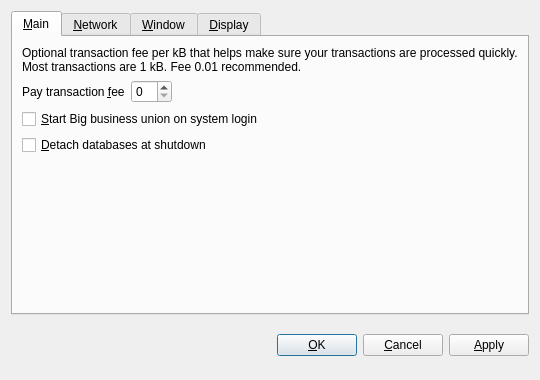
<?xml version="1.0" encoding="UTF-8"?>
<ui version="4.0">
 <class>OptionsDialog</class>
 <widget class="QDialog" name="OptionsDialog">
  <property name="geometry">
   <rect>
    <x>0</x>
    <y>0</y>
    <width>540</width>
    <height>380</height>
   </rect>
  </property>
  <property name="windowTitle">
   <string>Options</string>
  </property>
  <property name="modal">
   <bool>true</bool>
  </property>
  <layout class="QVBoxLayout" name="verticalLayout">
   <item>
    <widget class="QTabWidget" name="tabWidget">
     <property name="tabPosition">
      <enum>QTabWidget::North</enum>
     </property>
     <property name="currentIndex">
      <number>0</number>
     </property>
     <widget class="QWidget" name="tabMain">
      <attribute name="title">
       <string>&amp;Main</string>
      </attribute>
      <layout class="QVBoxLayout" name="verticalLayout_Main">
       <item>
        <widget class="QLabel" name="transactionFeeInfoLabel">
         <property name="text">
          <string>Optional transaction fee per kB that helps make sure your transactions are processed quickly. Most transactions are 1 kB. Fee 0.01 recommended.</string>
         </property>
         <property name="textFormat">
          <enum>Qt::PlainText</enum>
         </property>
         <property name="wordWrap">
          <bool>true</bool>
         </property>
        </widget>
       </item>
       <item>
        <layout class="QHBoxLayout" name="horizontalLayout_Main">
         <item>
          <widget class="QLabel" name="transactionFeeLabel">
           <property name="text">
            <string>Pay transaction &amp;fee</string>
           </property>
           <property name="textFormat">
            <enum>Qt::PlainText</enum>
           </property>
           <property name="buddy">
            <cstring>transactionFee</cstring>
           </property>
          </widget>
         </item>
         <item>
          <widget class="BitcoinAmountField" name="transactionFee"/>
         </item>
         <item>
          <spacer name="horizontalSpacer_Main">
           <property name="orientation">
            <enum>Qt::Horizontal</enum>
           </property>
           <property name="sizeHint" stdset="0">
            <size>
             <width>40</width>
             <height>20</height>
            </size>
           </property>
          </spacer>
         </item>
        </layout>
       </item>
       <item>
        <widget class="QCheckBox" name="bitcoinAtStartup">
         <property name="toolTip">
          <string>Automatically start Big business union after logging in to the system.</string>
         </property>
         <property name="text">
          <string>&amp;Start Big business union on system login</string>
         </property>
        </widget>
       </item>
       <item>
        <widget class="QCheckBox" name="detachDatabases">
         <property name="toolTip">
          <string>Detach block and address databases at shutdown. This means they can be moved to another data directory, but it slows down shutdown. The wallet is always detached.</string>
         </property>
         <property name="text">
          <string>&amp;Detach databases at shutdown</string>
         </property>
        </widget>
       </item>
       <item>
        <spacer name="verticalSpacer_Main">
         <property name="orientation">
          <enum>Qt::Vertical</enum>
         </property>
         <property name="sizeHint" stdset="0">
          <size>
           <width>20</width>
           <height>40</height>
          </size>
         </property>
        </spacer>
       </item>
      </layout>
     </widget>
     <widget class="QWidget" name="tabNetwork">
      <attribute name="title">
       <string>&amp;Network</string>
      </attribute>
      <layout class="QVBoxLayout" name="verticalLayout_Network">
       <item>
        <widget class="QCheckBox" name="mapPortUpnp">
         <property name="toolTip">
          <string>Automatically open the Big business union client port on the router. This only works when your router supports UPnP and it is enabled.</string>
         </property>
         <property name="text">
          <string>Map port using &amp;UPnP</string>
         </property>
        </widget>
       </item>
       <item>
        <widget class="QCheckBox" name="connectSocks">
         <property name="toolTip">
          <string>Connect to the Big business union network through a SOCKS proxy (e.g. when connecting through Tor).</string>
         </property>
         <property name="text">
          <string>&amp;Connect through SOCKS proxy:</string>
         </property>
        </widget>
       </item>
       <item>
        <layout class="QHBoxLayout" name="horizontalLayout_Network">
         <item>
          <widget class="QLabel" name="proxyIpLabel">
           <property name="text">
            <string>Proxy &amp;IP:</string>
           </property>
           <property name="textFormat">
            <enum>Qt::PlainText</enum>
           </property>
           <property name="buddy">
            <cstring>proxyIp</cstring>
           </property>
          </widget>
         </item>
         <item>
          <widget class="QValidatedLineEdit" name="proxyIp">
           <property name="maximumSize">
            <size>
             <width>140</width>
             <height>16777215</height>
            </size>
           </property>
           <property name="toolTip">
            <string>IP address of the proxy (e.g. 127.0.0.1)</string>
           </property>
          </widget>
         </item>
         <item>
          <widget class="QLabel" name="proxyPortLabel">
           <property name="text">
            <string>&amp;Port:</string>
           </property>
           <property name="textFormat">
            <enum>Qt::PlainText</enum>
           </property>
           <property name="buddy">
            <cstring>proxyPort</cstring>
           </property>
          </widget>
         </item>
         <item>
          <widget class="QLineEdit" name="proxyPort">
           <property name="maximumSize">
            <size>
             <width>55</width>
             <height>16777215</height>
            </size>
           </property>
           <property name="toolTip">
            <string>Port of the proxy (e.g. 9050)</string>
           </property>
          </widget>
         </item>
         <item>
          <widget class="QLabel" name="socksVersionLabel">
           <property name="text">
            <string>SOCKS &amp;Version:</string>
           </property>
           <property name="textFormat">
            <enum>Qt::PlainText</enum>
           </property>
           <property name="buddy">
            <cstring>socksVersion</cstring>
           </property>
          </widget>
         </item>
         <item>
          <widget class="QValueComboBox" name="socksVersion">
           <property name="toolTip">
            <string>SOCKS version of the proxy (e.g. 5)</string>
           </property>
          </widget>
         </item>
         <item>
          <spacer name="horizontalSpacer_Network">
           <property name="orientation">
            <enum>Qt::Horizontal</enum>
           </property>
           <property name="sizeHint" stdset="0">
            <size>
             <width>40</width>
             <height>20</height>
            </size>
           </property>
          </spacer>
         </item>
        </layout>
       </item>
       <item>
        <spacer name="verticalSpacer_Network">
         <property name="orientation">
          <enum>Qt::Vertical</enum>
         </property>
         <property name="sizeHint" stdset="0">
          <size>
           <width>20</width>
           <height>40</height>
          </size>
         </property>
        </spacer>
       </item>
      </layout>
     </widget>
     <widget class="QWidget" name="tabWindow">
      <attribute name="title">
       <string>&amp;Window</string>
      </attribute>
      <layout class="QVBoxLayout" name="verticalLayout_Window">
       <item>
        <widget class="QCheckBox" name="minimizeToTray">
         <property name="toolTip">
          <string>Show only a tray icon after minimizing the window.</string>
         </property>
         <property name="text">
          <string>&amp;Minimize to the tray instead of the taskbar</string>
         </property>
        </widget>
       </item>
       <item>
        <widget class="QCheckBox" name="minimizeOnClose">
         <property name="toolTip">
          <string>Minimize instead of exit the application when the window is closed. When this option is enabled, the application will be closed only after selecting Quit in the menu.</string>
         </property>
         <property name="text">
          <string>M&amp;inimize on close</string>
         </property>
        </widget>
       </item>
       <item>
        <spacer name="verticalSpacer_Window">
         <property name="orientation">
          <enum>Qt::Vertical</enum>
         </property>
         <property name="sizeHint" stdset="0">
          <size>
           <width>20</width>
           <height>40</height>
          </size>
         </property>
        </spacer>
       </item>
      </layout>
     </widget>
     <widget class="QWidget" name="tabDisplay">
      <attribute name="title">
       <string>&amp;Display</string>
      </attribute>
      <layout class="QVBoxLayout" name="verticalLayout_Display">
       <item>
        <layout class="QHBoxLayout" name="horizontalLayout_1_Display">
         <item>
          <widget class="QLabel" name="langLabel">
           <property name="text">
            <string>User Interface &amp;language:</string>
           </property>
           <property name="textFormat">
            <enum>Qt::PlainText</enum>
           </property>
           <property name="buddy">
            <cstring>lang</cstring>
           </property>
          </widget>
         </item>
         <item>
          <widget class="QValueComboBox" name="lang">
           <property name="toolTip">
            <string>The user interface language can be set here. This setting will take effect after restarting Big business union.</string>
           </property>
          </widget>
         </item>
        </layout>
       </item>
       <item>
        <layout class="QHBoxLayout" name="horizontalLayout_2_Display">
         <item>
          <widget class="QLabel" name="unitLabel">
           <property name="text">
            <string>&amp;Unit to show amounts in:</string>
           </property>
           <property name="textFormat">
            <enum>Qt::PlainText</enum>
           </property>
           <property name="buddy">
            <cstring>unit</cstring>
           </property>
          </widget>
         </item>
         <item>
          <widget class="QValueComboBox" name="unit">
           <property name="toolTip">
            <string>Choose the default subdivision unit to show in the interface and when sending coins.</string>
           </property>
          </widget>
         </item>
        </layout>
       </item>
       <item>
        <widget class="QCheckBox" name="displayAddresses">
         <property name="toolTip">
          <string>Whether to show Big business union addresses in the transaction list.</string>
         </property>
         <property name="text">
          <string>&amp;Display addresses in transaction list</string>
         </property>
        </widget>
       </item>
       <item>
        <widget class="QCheckBox" name="coinControlFeatures">
         <property name="toolTip">
          <string>Whether to show coin control features or not.</string>
         </property>
         <property name="text">
          <string>Display coin &amp;control features (experts only!)</string>
         </property>
        </widget>
       </item>
       <item>
        <spacer name="verticalSpacer_Display">
         <property name="orientation">
          <enum>Qt::Vertical</enum>
         </property>
         <property name="sizeHint" stdset="0">
          <size>
           <width>20</width>
           <height>40</height>
          </size>
         </property>
        </spacer>
       </item>
      </layout>
     </widget>
    </widget>
   </item>
   <item>
    <layout class="QHBoxLayout" name="horizontalLayout_Buttons">
     <item>
      <spacer name="horizontalSpacer_1">
       <property name="orientation">
        <enum>Qt::Horizontal</enum>
       </property>
       <property name="sizeHint" stdset="0">
        <size>
         <width>40</width>
         <height>48</height>
        </size>
       </property>
      </spacer>
     </item>
     <item>
      <widget class="QLabel" name="statusLabel">
       <property name="font">
        <font>
         <weight>75</weight>
         <bold>true</bold>
        </font>
       </property>
       <property name="text">
        <string/>
       </property>
       <property name="textFormat">
        <enum>Qt::PlainText</enum>
       </property>
       <property name="wordWrap">
        <bool>true</bool>
       </property>
      </widget>
     </item>
     <item>
      <spacer name="horizontalSpacer_2">
       <property name="orientation">
        <enum>Qt::Horizontal</enum>
       </property>
       <property name="sizeHint" stdset="0">
        <size>
         <width>40</width>
         <height>48</height>
        </size>
       </property>
      </spacer>
     </item>
     <item>
      <widget class="QPushButton" name="okButton">
       <property name="text">
        <string>&amp;OK</string>
       </property>
      </widget>
     </item>
     <item>
      <widget class="QPushButton" name="cancelButton">
       <property name="text">
        <string>&amp;Cancel</string>
       </property>
       <property name="autoDefault">
        <bool>false</bool>
       </property>
      </widget>
     </item>
     <item>
      <widget class="QPushButton" name="applyButton">
       <property name="text">
        <string>&amp;Apply</string>
       </property>
       <property name="autoDefault">
        <bool>false</bool>
       </property>
      </widget>
     </item>
    </layout>
   </item>
  </layout>
 </widget>
 <customwidgets>
  <customwidget>
   <class>BitcoinAmountField</class>
   <extends>QSpinBox</extends>
   <header>bitcoinamountfield.h</header>
  </customwidget>
  <customwidget>
   <class>QValueComboBox</class>
   <extends>QComboBox</extends>
   <header>qvaluecombobox.h</header>
  </customwidget>
  <customwidget>
   <class>QValidatedLineEdit</class>
   <extends>QLineEdit</extends>
   <header>qvalidatedlineedit.h</header>
  </customwidget>
 </customwidgets>
 <resources/>
 <connections/>
</ui>
